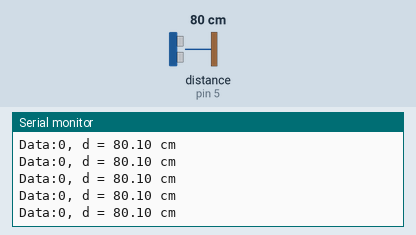
A sketch run on a simulated Arduino Uno, built with avr-gcc and run on an emulated ATmega328P. Shown: the last lines printed to the serial monitor. Wiring (inferred from the names in the program): ultrasonic range finder: trigger pin 6; echo pin 5. Inputs (shaded band) come from the test bench; at power-on: distance to the obstacle (sensor on pin 5) 80 cm. The echo pulse lasts 58.3 µs per cm.

Above: at 1.2 s.
1.3 s: distance to the obstacle (sensor on pin 5) set to 120 cm
At 2.4 s:
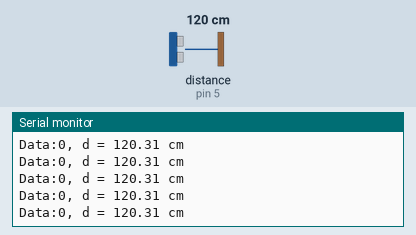
4.3 s: distance to the obstacle (sensor on pin 5) set to 2 cm
At 5.2 s:
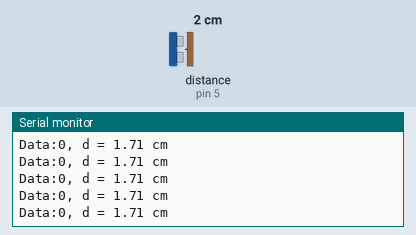
7.3 s: distance to the obstacle (sensor on pin 5) set to 18 cm
At 8.3 s:
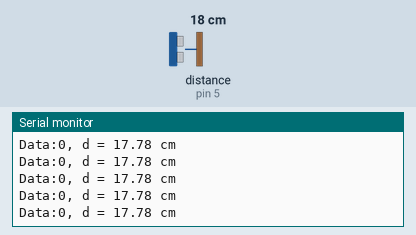
10.3 s: distance to the obstacle (sensor on pin 5) set to 250 cm
At 11.1 s:
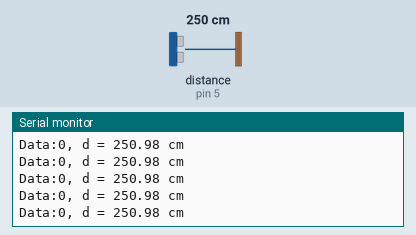
13.3 s: distance to the obstacle (sensor on pin 5) set to 35 cm
At 14.0 s:
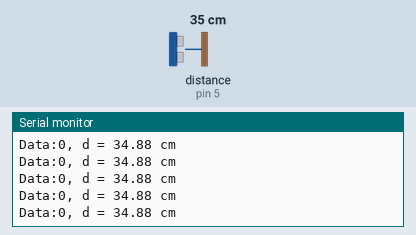
16.3 s: distance to the obstacle (sensor on pin 5) set to 299 cm
At 17.3 s:
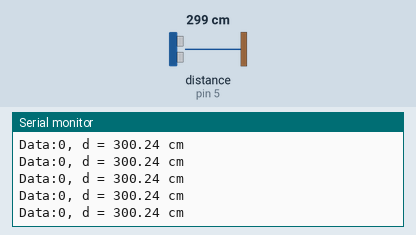
Timing chart, 0 to 19.3 s (numbered marks = the images above; inputs shaded):
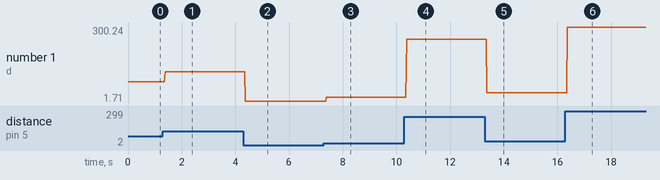

The sketch:

aruduinoLight.ino
```cpp
const int trig = 6;
const int echo = 5;
const int inter_time = 1;
int time = 0;

void setup() {
  Serial.begin(9600);
  pinMode (trig, OUTPUT);
  pinMode (echo, INPUT);
}

void loop() {
  float duration, distance;
  digitalWrite(trig, HIGH);
  delayMicroseconds(1000);
  digitalWrite(trig, LOW);
  duration = pulseIn (echo, HIGH);
  distance = (duration/2)/29;
  Serial.print("Data:");
  Serial.print (time/1000);
  Serial.print(", d = ");
  Serial.print(distance);
  Serial.println(" cm");
  time = time + inter_time;
  delay(inter_time);
}
```

Measured:
- after the input at 1.3 s, the serial monitor: prints a new line after 0.08 s (image 1)
- after the input at 4.3 s, the serial monitor: prints a new line after 0.07 s (image 2)
- after the input at 7.3 s, the serial monitor: prints a new line after 0.08 s (image 3)
- after the input at 10.3 s, the serial monitor: prints a new line after 0.08 s (image 4)
- after the input at 13.3 s, the serial monitor: prints a new line after 0.07 s (image 5)
- after the input at 16.3 s, the serial monitor: prints a new line after 0.07 s (image 6)
- plotted number 1: 80.1 → 120.31 after the input at 1.3 s, 120.31 → 1.71 after the input at 4.3 s, 1.71 → 17.78 after the input at 7.3 s, 17.78 → 250.98 after the input at 10.3 s, 250.98 → 34.88 after the input at 13.3 s
